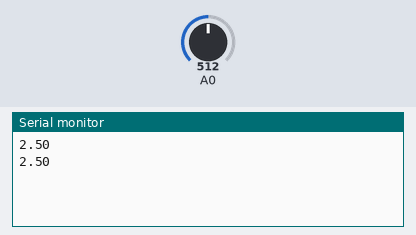
Simulated run of this sketch. Board: Arduino Uno, built with avr-gcc and run on an emulated ATmega328P. Shown: the last lines printed to the serial monitor. The inputs (shaded band) are chosen by the test bench; at power-on: A0 = 512.

Above: at 1.8 s.
1.9 s: A0 set to 716
At 2.8 s:
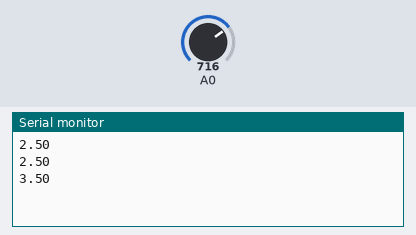
3.4 s: A0 set to 900
At 4.8 s:
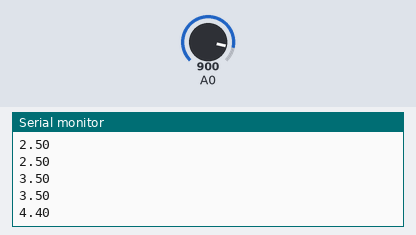
Timing chart, 0 to 6.4 s (numbered marks = the images above; inputs shaded):
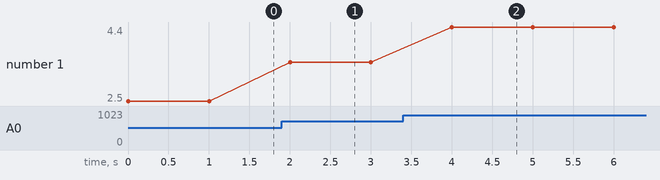

Measured:
- after the input at 1.9 s, the serial monitor: prints a new line after 0.10 s (image 1)
- after the input at 3.4 s, the serial monitor: prints a new line after 0.60 s (image 2)
- plotted number 1: 2.5 → 3.5 after the input at 1.9 s, 3.5 → 4.4 after the input at 3.4 s

The sketch:

volt.ino
```cpp
#define VOLT_PORT (A0) // 포트번호
#define VOLT_PREC (1000) // v에 대한 정밀도
#define ADC_MAX (1023) // ADC의 최댓값
#define ADC_VOLT_MAX (5) // 단위 v
#define SERIAL_RATE (9600) // 시리얼에 들어가는 통신속도
#define DELAY_MS (1000) // 단위 ms

int nVoltPort;

void initVoltmeter(int nPort){
  nVoltPort = nPort;
  Serial.begin(SERIAL_RATE);
}

double getAnalogVolt(){
  int nVolt = analogRead(nVoltPort); // 0~1023, 1023 = 5v
  double volt = map(nVolt, 0, ADC_MAX, 0, ADC_VOLT_MAX * VOLT_PREC)/double VOLT_PREC ; // 0~5
  return volt;
}

void voltToSerial(double volt){
  Serial.println(volt);
}

void setup() {
  // put your setup code here, to run once:
  initVoltmeter(VOLT_PORT); //초기화
}

void loop() {
  // put your main code here, to run repeatedly:
  double volt = getAnalogVolt();
  voltToSerial(volt);
  delay(DELAY_MS);
}
```
